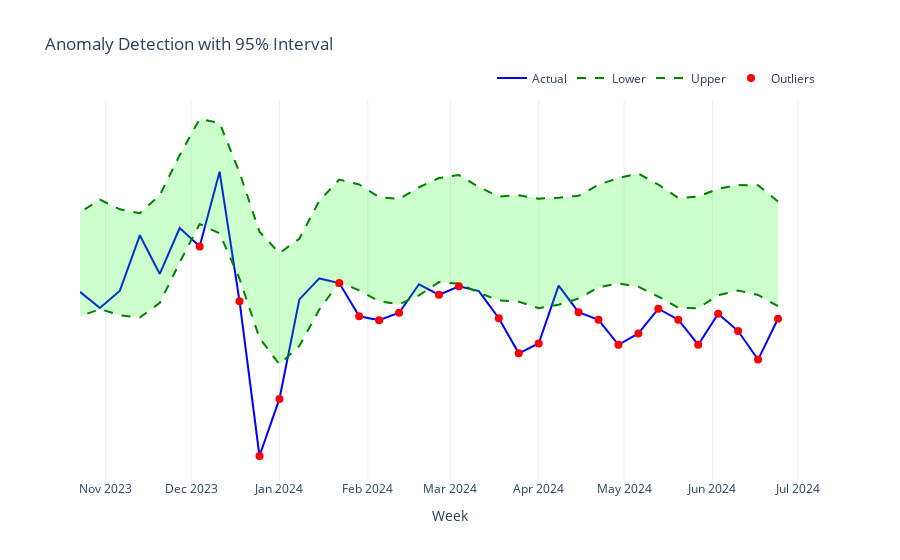

Source (notebook cell):
### Code cell
import pandas as pd
import plotly.graph_objs as go

# Create a mask for points outside the safety area
outliers = (comparison_df_95['y'] < comparison_df_95['yhat_lower']) | (comparison_df_95['y'] > comparison_df_95['yhat_upper'])

# Create the plot
fig = go.Figure()

# Add actual revenue line
fig.add_trace(go.Scatter(x=comparison_df_95['ds'], y=comparison_df_95['y'], mode='lines', name='Actual', line=dict(color='blue')))

# Add safety area
fig.add_trace(go.Scatter(
    x=pd.concat([comparison_df_95['ds'], comparison_df_95['ds'][::-1]]),
    y=pd.concat([comparison_df_95['yhat_upper'], comparison_df_95['yhat_lower'][::-1]]),
    fill='toself',
    fillcolor='rgba(0, 255, 0, 0.2)',
    line=dict(color='rgba(255,255,255,0)'),
    showlegend=False,
    name='Safety Area'
))

# Add lower and upper bounds
fig.add_trace(go.Scatter(x=comparison_df_95['ds'], y=comparison_df_95['yhat_lower'], mode='lines', name='Lower', line=dict(color='green', dash='dash')))
fig.add_trace(go.Scatter(x=comparison_df_95['ds'], y=comparison_df_95['yhat_upper'], mode='lines', name='Upper', line=dict(color='green', dash='dash')))

# Add outliers
fig.add_trace(go.Scatter(x=comparison_df_95[outliers]['ds'], y=comparison_df_95[outliers]['y'], mode='markers', name='Outliers', marker=dict(color='red', size=8)))

# Update layout
fig.update_layout(
    title='Anomaly Detection with 95% Interval',
    xaxis_title='Week',
    yaxis_title='Value',
    legend=dict(orientation='h', yanchor='bottom', y=1.02, xanchor='right', x=1),
    template='plotly_white'
)

# Show the plot
fig.update_layout(yaxis=dict(visible=False))
fig.show()
